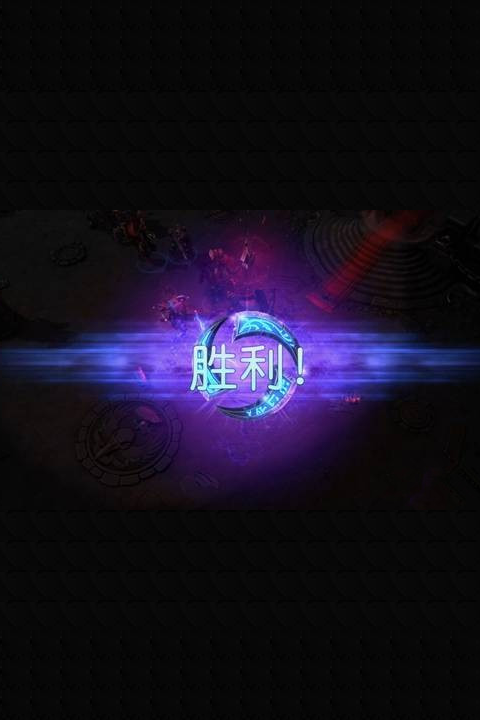

Below is a game level as drawn by its tile map, then a one-line description and the .tmx that defines it (tile-layer data replaced by summaries):
An orthogonal 16x24 tile map with 30x30 px tiles, 1 tile layer (块层 1).

<map version="1.0" orientation="orthogonal" renderorder="left-up" width="16" height="24" tilewidth="30" tileheight="30" nextobjectid="1">
 <tileset firstgid="1" name="gamewin" tilewidth="30" tileheight="30" tilecount="180" columns="18">
  <image source="gamewin.jpg" width="553" height="312" />
 </tileset>
 <layer name="块层 1" width="16" height="24">
  <data>[384 cells, 384 non-empty, 162 distinct tile ids]</data>
 </layer>
</map>